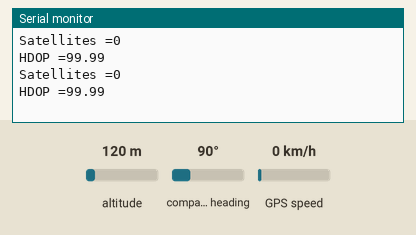
Recording of a sketch running on a simulated Arduino Mega 2560, built with avr-gcc and run on an emulated ATmega2560. On the bench: the last lines printed to the serial monitor. Inputs (shaded band) come from the test bench; at power-on: altitude 120 m, compass heading 90°, GPS speed 0 km/h. The GPS gets a fix after 3 s at 37.7749, -122.4194 with 8 satellites.

Above: at 1.2 s.
1.3 s: altitude set to 20 m
At 3.8 s:
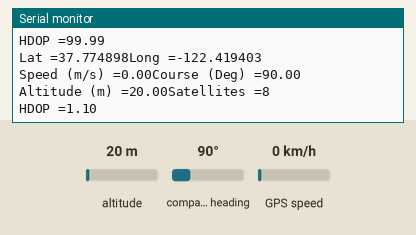
4.5 s: compass heading set to 7°
At 5.8 s:
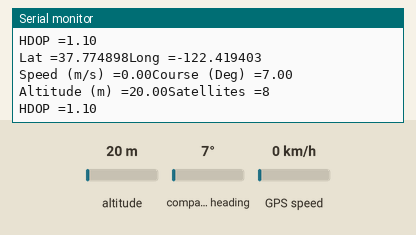
6.0 s: GPS speed set to 2 km/h
At 6.8 s:
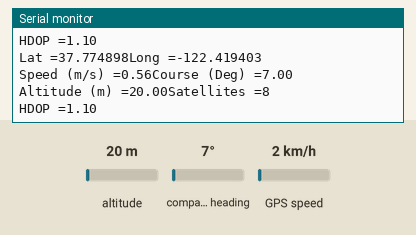

Measured:
- after the input at 1.3 s, the serial monitor: prints a new line after 1.7 s (image 1)
- after the input at 4.5 s, the serial monitor: prints a new line after 0.54 s (image 2)
- after the input at 6.0 s, the serial monitor: prints a new line at once (image 3)

The sketch:

read_gps.ino
```cpp
#include "TinyGPS++.h"
#include <SoftwareSerial.h>

// The TinyGPS++ object
TinyGPSPlus gps;

void setup() {
    Serial.begin(115200);
    Serial2.begin(9600);
    while(!Serial){
    ;   // wait for serial port to connect.
    }
}

void loop() {
    while (Serial2.available()) {
        gps.encode(Serial2.read());
    }
    if (gps.location.isUpdated()) {
        Serial.print(F("Lat ="));
        Serial.print(gps.location.lat(), 6);
        Serial.print(F("Long ="));
        Serial.println(gps.location.lng(), 6);
    } else if (gps.speed.isUpdated()) {
        Serial.print(F("Speed (m/s) ="));
        Serial.print(gps.speed.mps());
    } else if (gps.course.isUpdated()) {
        Serial.print(F("Course (Deg) ="));
        Serial.println(gps.course.deg());
    } else if (gps.altitude.isUpdated()) {
        Serial.print(F("Altitude (m) ="));
        Serial.print(gps.altitude.meters());
    } else if (gps.satellites.isUpdated()) {
        Serial.print(F("Satellites ="));
        Serial.println(gps.satellites.value());
    } else if (gps.hdop.isUpdated()) {
        Serial.print(F("HDOP ="));
        Serial.println(gps.hdop.hdop());
    }
}
```
